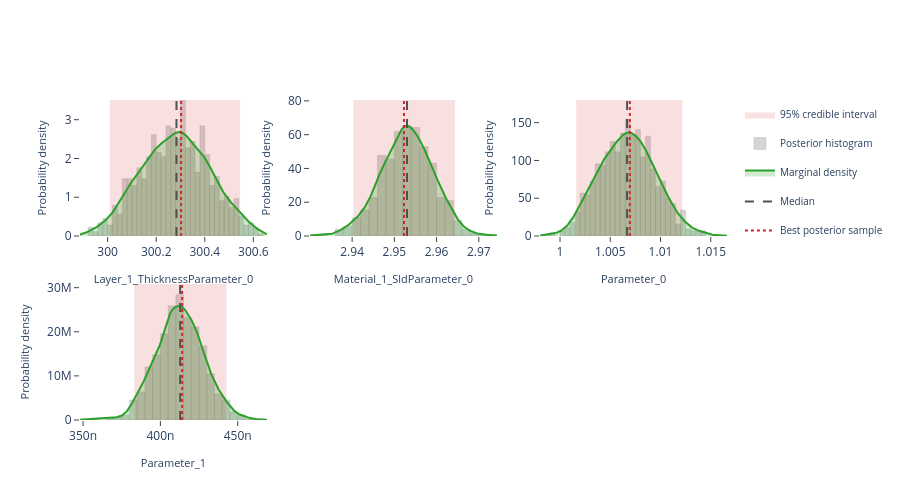

Notebook code for this chart:
### Markdown cell above
## Interactive posterior plots

The next three cells render the same Plotly figures that are shown on the
Bayesian Posterior tab of the EasyReflectometryApp:

* **Marginals** — per-parameter distribution: histogram + smooth KDE marginal,
  shaded 95% credible interval, and median / best-sample lines
  (`plot_distribution` or `posterior.distribution()`)
* **Corner plot** — pairwise marginals + 2-D contours + scatter (`plot_corner`)
* **Traces** — per-chain trace + marginal histogram (`plot_trace`)

The standalone helpers are called with ``return_figure=True`` so they return a
Plotly ``Figure`` that we render in the notebook with ``fig.show()``; the
``PosteriorResults`` methods return the figure directly.

### Code cell
# ---- Marginal posterior distributions ---------------------------------------
# One panel per free parameter, each overlaying the posterior histogram, a
# smooth Gaussian-KDE marginal, the shaded 95% credible interval, and the
# median / best-sample reference lines.  Mirrors the "Marginals" sub-tab in
# the EasyReflectometryApp.

# The PosteriorResults method passes ``logp`` through automatically so the
# best posterior sample (MAP) line is drawn:
fig = posterior.distribution()
fig.show()

# Standalone equivalent (pass ``logp`` to get the best-sample line):
# fig = plot_distribution(
#     posterior.draws,
#     posterior.param_names,
#     logp=posterior.logp,
#     return_figure=True,
# )
# fig.show()

### Figure 1 — Plotly figure (JSON) as saved in the notebook; plotly's stock layout.template omitted (floating-point values rounded to 4 significant figures; data arrays with more than 128 entries replaced by an {"elided": "..."} marker saying what was removed)
{"data": [{"fill": "toself", "fillcolor": "rgba(214, 39, 40, 0.14)", "hoverinfo": "skip", "legendgroup": "95% credible interval", "line": {"color": "rgba(214, 39, 40, 0.14)", "width": 0}, "mode": "lines", "name": "95% credible interval", "showlegend": true, "type": "scatter", "x": [300.0, 300.5, 300.5, 300.0, 300.0], "xaxis": "x", "y": [0.0, 0.0, 3.509, 3.509, 0.0], "yaxis": "y"}, {"histnorm": "probability density", "hovertemplate": "sample=%{x:.4f}<br>density: %{y:.2f}<extra></extra>", "legendgroup": "histogram", "marker": {"color": "rgba(120, 120, 120, 0.38)", "line": {"color": "rgba(120, 120, 120, 0.24)", "width": 1}}, "name": "Posterior histogram", "nbinsx": 40, "opacity": 0.82, "showlegend": true, "type": "histogram", "x": {"elided": "880 float values"}, "xaxis": "x", "yaxis": "y"}, {"fill": "tozeroy", "fillcolor": "rgba(44, 160, 44, 0.22)", "hovertemplate": "Layer_1_ThicknessParameter_0: %{x:.4f}<br>density: %{y:.4f}<extra></extra>", "legendgroup": "marginal", "line": {"color": "rgb(44, 160, 44)", "width": 2}, "mode": "lines", "name": "Marginal density", "showlegend": true, "type": "scatter", "x": {"elided": "256 float values"}, "xaxis": "x", "y": {"elided": "256 float values"}, "yaxis": "y"}, {"hovertemplate": "Median: %{x:.4f}<extra></extra>", "legendgroup": "Median", "line": {"color": "rgb(80, 80, 80)", "dash": "dash", "width": 2}, "mode": "lines", "name": "Median", "showlegend": true, "type": "scatter", "x": [300.3, 300.3], "xaxis": "x", "y": [0.0, 3.509], "yaxis": "y"}, {"hovertemplate": "Best posterior sample: %{x:.4f}<extra></extra>", "legendgroup": "Best posterior sample", "line": {"color": "rgb(214, 39, 40)", "dash": "dot", "width": 2}, "mode": "lines", "name": "Best posterior sample", "showlegend": true, "type": "scatter", "x": [300.3, 300.3], "xaxis": "x", "y": [0.0, 3.509], "yaxis": "y"}, {"fill": "toself", "fillcolor": "rgba(214, 39, 40, 0.14)", "hoverinfo": "skip", "legendgroup": "95% credible interval", "line": {"color": "rgba(214, 39, 40, 0.14)", "width": 0}, "mode": "lines", "name": "95% credible interval", "showlegend": false, "type": "scatter", "x": [2.94, 2.964, 2.964, 2.94, 2.94], "xaxis": "x2", "y": [0.0, 0.0, 80.52, 80.52, 0.0], "yaxis": "y2"}, {"histnorm": "probability density", "hovertemplate": "sample=%{x:.4f}<br>density: %{y:.2f}<extra></extra>", "legendgroup": "histogram", "marker": {"color": "rgba(120, 120, 120, 0.38)", "line": {"color": "rgba(120, 120, 120, 0.24)", "width": 1}}, "name": "Posterior histogram", "nbinsx": 40, "opacity": 0.82, "showlegend": false, "type": "histogram", "x": {"elided": "880 float values"}, "xaxis": "x2", "yaxis": "y2"}, {"fill": "tozeroy", "fillcolor": "rgba(44, 160, 44, 0.22)", "hovertemplate": "Material_1_SldParameter_0: %{x:.4f}<br>density: %{y:.4f}<extra></extra>", "legendgroup": "marginal", "line": {"color": "rgb(44, 160, 44)", "width": 2}, "mode": "lines", "name": "Marginal density", "showlegend": false, "type": "scatter", "x": {"elided": "256 float values"}, "xaxis": "x2", "y": {"elided": "256 float values"}, "yaxis": "y2"}, {"hovertemplate": "Median: %{x:.4f}<extra></extra>", "legendgroup": "Median", "line": {"color": "rgb(80, 80, 80)", "dash": "dash", "width": 2}, "mode": "lines", "name": "Median", "showlegend": false, "type": "scatter", "x": [2.953, 2.953], "xaxis": "x2", "y": [0.0, 80.52], "yaxis": "y2"}, {"hovertemplate": "Best posterior sample: %{x:.4f}<extra></extra>", "legendgroup": "Best posterior sample", "line": {"color": "rgb(214, 39, 40)", "dash": "dot", "width": 2}, "mode": "lines", "name": "Best posterior sample", "showlegend": false, "type": "scatter", "x": [2.952, 2.952], "xaxis": "x2", "y": [0.0, 80.52], "yaxis": "y2"}, {"fill": "toself", "fillcolor": "rgba(214, 39, 40, 0.14)", "hoverinfo": "skip", "legendgroup": "95% credible interval", "line": {"color": "rgba(214, 39, 40, 0.14)", "width": 0}, "mode": "lines", "name": "95% credible interval", "showlegend": false, "type": "scatter", "x": [1.002, 1.012, 1.012, 1.002, 1.002], "xaxis": "x3", "y": [0.0, 0.0, 180.0, 180.0, 0.0], "yaxis": "y3"}, {"histnorm": "probability density", "hovertemplate": "sample=%{x:.4f}<br>density: %{y:.2f}<extra></extra>", "legendgroup": "histogram", "marker": {"color": "rgba(120, 120, 120, 0.38)", "line": {"color": "rgba(120, 120, 120, 0.24)", "width": 1}}, "name": "Posterior histogram", "nbinsx": 40, "opacity": 0.82, "showlegend": false, "type": "histogram", "x": {"elided": "880 float values"}, "xaxis": "x3", "yaxis": "y3"}, {"fill": "tozeroy", "fillcolor": "rgba(44, 160, 44, 0.22)", "hovertemplate": "Parameter_0: %{x:.4f}<br>density: %{y:.4f}<extra></extra>", "legendgroup": "marginal", "line": {"color": "rgb(44, 160, 44)", "width": 2}, "mode": "lines", "name": "Marginal density", "showlegend": false, "type": "scatter", "x": {"elided": "256 float values"}, "xaxis": "x3", "y": {"elided": "256 float values"}, "yaxis": "y3"}, {"hovertemplate": "Median: %{x:.4f}<extra></extra>", "legendgroup": "Median", "line": {"color": "rgb(80, 80, 80)", "dash": "dash", "width": 2}, "mode": "lines", "name": "Median", "showlegend": false, "type": "scatter", "x": [1.007, 1.007], "xaxis": "x3", "y": [0.0, 180.0], "yaxis": "y3"}, {"hovertemplate": "Best posterior sample: %{x:.4f}<extra></extra>", "legendgroup": "Best posterior sample", "line": {"color": "rgb(214, 39, 40)", "dash": "dot", "width": 2}, "mode": "lines", "name": "Best posterior sample", "showlegend": false, "type": "scatter", "x": [1.007, 1.007], "xaxis": "x3", "y": [0.0, 180.0], "yaxis": "y3"}, {"fill": "toself", "fillcolor": "rgba(214, 39, 40, 0.14)", "hoverinfo": "skip", "legendgroup": "95% credible interval", "line": {"color": "rgba(214, 39, 40, 0.14)", "width": 0}, "mode": "lines", "name": "95% credible interval", "showlegend": false, "type": "scatter", "x": [3.832e-07, 4.428e-07, 4.428e-07, 3.832e-07, 3.832e-07], "xaxis": "x4", "y": [0.0, 0.0, 30830000.0, 30830000.0, 0.0], "yaxis": "y4"}, {"histnorm": "probability density", "hovertemplate": "sample=%{x:.4f}<br>density: %{y:.2f}<extra></extra>", "legendgroup": "histogram", "marker": {"color": "rgba(120, 120, 120, 0.38)", "line": {"color": "rgba(120, 120, 120, 0.24)", "width": 1}}, "name": "Posterior histogram", "nbinsx": 40, "opacity": 0.82, "showlegend": false, "type": "histogram", "x": {"elided": "880 float values"}, "xaxis": "x4", "yaxis": "y4"}, {"fill": "tozeroy", "fillcolor": "rgba(44, 160, 44, 0.22)", "hovertemplate": "Parameter_1: %{x:.4f}<br>density: %{y:.4f}<extra></extra>", "legendgroup": "marginal", "line": {"color": "rgb(44, 160, 44)", "width": 2}, "mode": "lines", "name": "Marginal density", "showlegend": false, "type": "scatter", "x": {"elided": "256 float values"}, "xaxis": "x4", "y": {"elided": "256 float values"}, "yaxis": "y4"}, {"hovertemplate": "Median: %{x:.4f}<extra></extra>", "legendgroup": "Median", "line": {"color": "rgb(80, 80, 80)", "dash": "dash", "width": 2}, "mode": "lines", "name": "Median", "showlegend": false, "type": "scatter", "x": [4.128e-07, 4.128e-07], "xaxis": "x4", "y": [0.0, 30830000.0], "yaxis": "y4"}, {"hovertemplate": "Best posterior sample: %{x:.4f}<extra></extra>", "legendgroup": "Best posterior sample", "line": {"color": "rgb(214, 39, 40)", "dash": "dot", "width": 2}, "mode": "lines", "name": "Best posterior sample", "showlegend": false, "type": "scatter", "x": [4.141e-07, 4.141e-07], "xaxis": "x4", "y": [0.0, 30830000.0], "yaxis": "y4"}], "layout": {"barmode": "overlay", "height": 500, "legend": {"font": {"size": 10}}, "plot_bgcolor": "white", "showlegend": true, "xaxis": {"anchor": "y", "domain": [0.0, 0.2889], "range": [299.9, 300.7], "showgrid": false, "ticks": "outside", "title": {"font": {"size": 11}, "text": "Layer_1_ThicknessParameter_0"}, "zeroline": false}, "xaxis2": {"anchor": "y2", "domain": [0.3556, 0.6444], "range": [2.93, 2.974], "showgrid": false, "ticks": "outside", "title": {"font": {"size": 11}, "text": "Material_1_SldParameter_0"}, "zeroline": false}, "xaxis3": {"anchor": "y3", "domain": [0.7111, 1.0], "range": [0.998, 1.017], "showgrid": false, "ticks": "outside", "title": {"font": {"size": 11}, "text": "Parameter_0"}, "zeroline": false}, "xaxis4": {"anchor": "y4", "domain": [0.0, 0.2889], "range": [3.48e-07, 4.689e-07], "showgrid": false, "ticks": "outside", "title": {"font": {"size": 11}, "text": "Parameter_1"}, "zeroline": false}, "xaxis5": {"anchor": "y5", "domain": [0.3556, 0.6444], "showgrid": false, "ticks": "outside", "zeroline": false}, "xaxis6": {"anchor": "y6", "domain": [0.7111, 1.0], "showgrid": false, "ticks": "outside", "zeroline": false}, "yaxis": {"anchor": "x", "domain": [0.575, 1.0], "range": [0.0, 3.509], "showgrid": false, "ticks": "outside", "title": {"font": {"size": 11}, "text": "Probability density"}, "zeroline": false}, "yaxis2": {"anchor": "x2", "domain": [0.575, 1.0], "range": [0.0, 80.52], "showgrid": false, "ticks": "outside", "title": {"font": {"size": 11}, "text": "Probability density"}, "zeroline": false}, "yaxis3": {"anchor": "x3", "domain": [0.575, 1.0], "range": [0.0, 180.0], "showgrid": false, "ticks": "outside", "title": {"font": {"size": 11}, "text": "Probability density"}, "zeroline": false}, "yaxis4": {"anchor": "x4", "domain": [0.0, 0.425], "range": [0.0, 30830000.0], "showgrid": false, "ticks": "outside", "title": {"font": {"size": 11}, "text": "Probability density"}, "zeroline": false}, "yaxis5": {"anchor": "x5", "domain": [0.0, 0.425], "showgrid": false, "ticks": "outside", "zeroline": false}, "yaxis6": {"anchor": "x6", "domain": [0.0, 0.425], "showgrid": false, "ticks": "outside", "zeroline": false}}}
